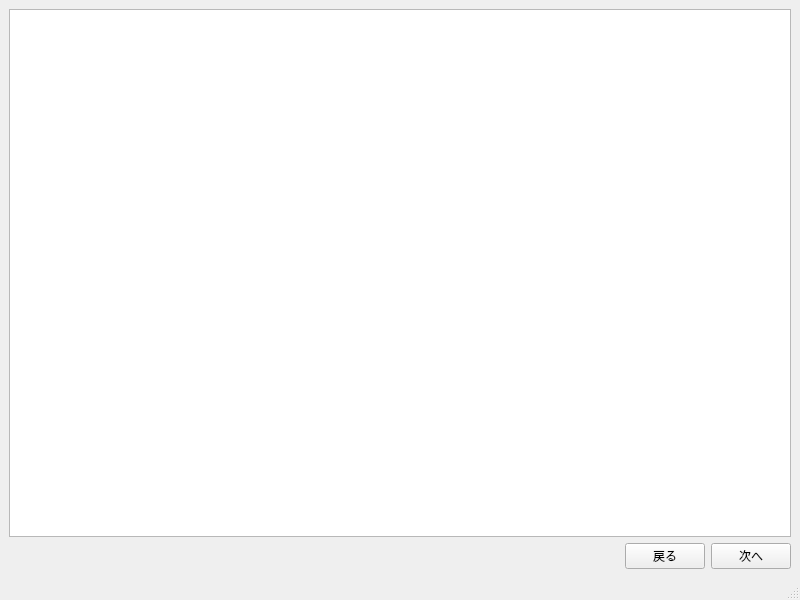
<?xml version="1.0" encoding="UTF-8"?>
<ui version="4.0">
 <class>MainWindow</class>
 <widget class="QMainWindow" name="MainWindow">
  <property name="geometry">
   <rect>
    <x>0</x>
    <y>0</y>
    <width>800</width>
    <height>600</height>
   </rect>
  </property>
  <property name="windowTitle">
   <string>MainWindow</string>
  </property>
  <widget class="QWidget" name="centralwidget">
   <layout class="QGridLayout" name="gridLayout">
    <item row="1" column="1">
     <widget class="QPushButton" name="backButton">
      <property name="text">
       <string>戻る</string>
      </property>
     </widget>
    </item>
    <item row="1" column="2">
     <widget class="QPushButton" name="nextButton">
      <property name="text">
       <string>次へ</string>
      </property>
     </widget>
    </item>
    <item row="0" column="0" colspan="3">
     <widget class="QTableWidget" name="option_table"/>
    </item>
    <item row="1" column="0">
     <spacer name="horizontalSpacer">
      <property name="orientation">
       <enum>Qt::Horizontal</enum>
      </property>
      <property name="sizeHint" stdset="0">
       <size>
        <width>40</width>
        <height>20</height>
       </size>
      </property>
     </spacer>
    </item>
   </layout>
  </widget>
  <widget class="QMenuBar" name="menubar">
   <property name="geometry">
    <rect>
     <x>0</x>
     <y>0</y>
     <width>800</width>
     <height>24</height>
    </rect>
   </property>
  </widget>
  <widget class="QStatusBar" name="statusbar"/>
 </widget>
 <resources/>
 <connections/>
</ui>
